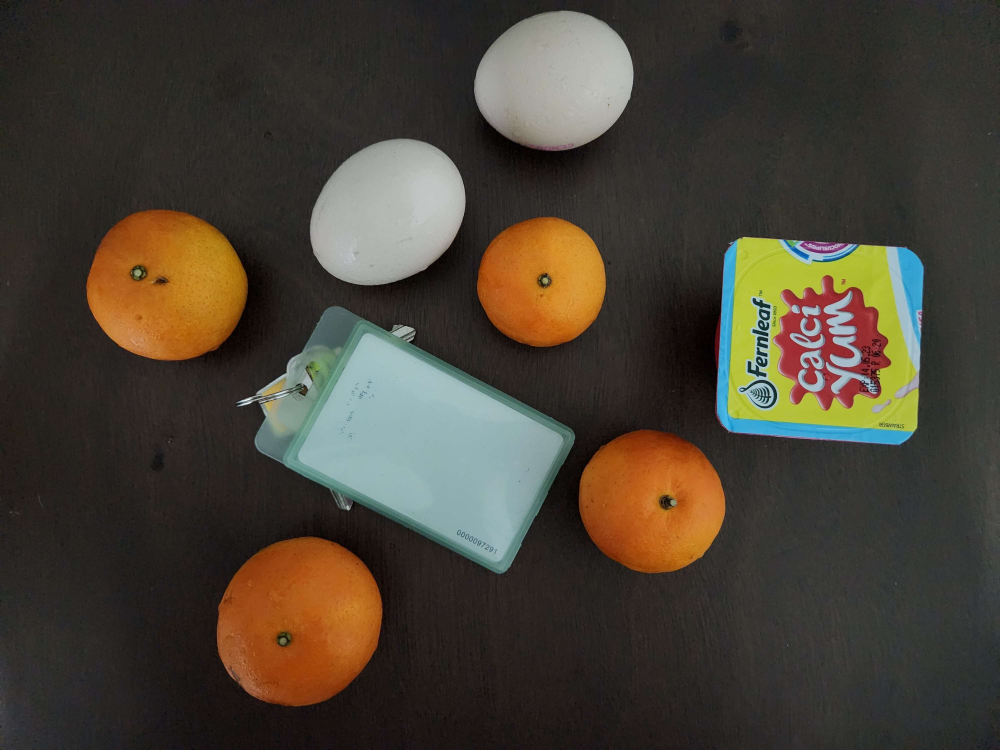
#> input picture image9.jpg, 4000 x 3000 px (shown at 1/4 size)
$ python image9.py
#> lines starting #> are read from the running program, lines starting #| are printed output that depends on the picture; after the words box and inside, x2 and y2 are one past the last pixel; in counts of white or black regions, pixels touching at a corner belong together
import cv2
import numpy as np

# Read the image file
img = cv2.imread("image9.jpg")
#> img is the input picture: shape (3000, 4000, 3); mean B, G, R 53.1, 64.6, 72
# Reduce size of output to 10% with preserve aspect ratio
img_resized = cv2.resize(img, None, fx=0.1, fy=0.1)
# cv2.imshow("Original Image", img)
cv2.imshow("Resized Image", img_resized)

# Convert to grayscale image
grey = cv2.cvtColor(img_resized, cv2.COLOR_BGR2GRAY)
# Convert to binary image
r, bw = cv2.threshold(grey, 70, 255, cv2.THRESH_BINARY)
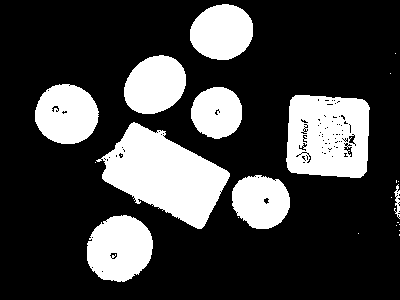
#> bw: shape (300, 400); 25.1% white; 24 white regions (15 under 20 px), largest, box (x1, y1, x2, y2) and area: (96, 122, 230, 229) 7606, (286, 95, 370, 178) 5953, (87, 215, 153, 282) 3396
cv2.imshow("BlackWhite", bw)
# Kernel for morphology
morp_ker = cv2.getStructuringElement(cv2.MORPH_ELLIPSE, (3, 3))
# Close the gaps
mask = cv2.morphologyEx(bw, cv2.MORPH_OPEN, kernel=morp_ker, iterations=2)
#> mask: shape (300, 400); 24.7% white; 10 white regions (2 under 20 px), largest, box (x1, y1, x2, y2) and area: (102, 122, 230, 229) 7516, (286, 95, 370, 178) 5740, (87, 215, 153, 282) 3357
cv2.imshow("Morphology Open", mask)
mask[130:195, 100:200] = 0
#> mask: shape (300, 400); 20.5% white; 11 white regions (2 under 20 px), largest, box (x1, y1, x2, y2) and area: (286, 95, 370, 178) 5740, (87, 215, 153, 282) 3357, (35, 84, 99, 144) 2949
cv2.imshow("Mask", mask)

# Edge detection
edges = cv2.Canny(img_resized, 230, 330)
#> edges: shape (300, 400); 3% white in thin lines or dots, all inside (x1, y1, x2, y2) = (34, 4, 370, 283)
cv2.imshow("Edge_Detection", edges)

################################################ find shape,total and size Start ################################
# create a new copy of resized image to count the total number of object in the image
img_counting = np.copy(img_resized)
# create a new copy of resized image to count the total number of object in different shape
img_shape = np.copy(img_resized)

N, idx, stats, cent = cv2.connectedComponentsWithStats(edges)
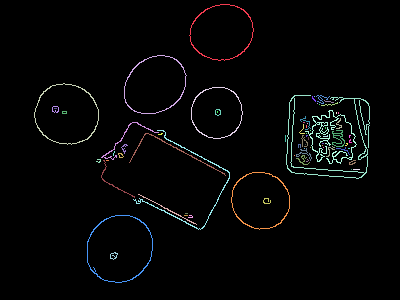
#> idx: shape (300, 400) int32; 74 distinct labels, from 0 to 73; one colour per label, 0 black
#> N = 74; stats = 74 rows, first 6: [0, 0, 400, 300, 116387], [189, 4, 65, 57, 213], [124, 55, 63, 59, 214], [34, 83, 65, 62, 223], [191, 87, 52, 52, 182], [286, 95, 84, 84, 570]; cent = 74 pairs, first value 55 to 356, second value 31.82 to 255.3

# Declare the counter as 0
cnt = 0
i = 0
for s in stats:
    x = s[0]
    y = s[1]
    width = s[2]
    height = s[3]
    if height>20 and width < 300:
        cnt += 1
        cv2.rectangle(img_counting, (x, y), (x + width, y + height), (0, 0, 255), 3)
        w = int(width / 2)
        h = int(height / 2)
        cv2.putText(img_counting, str(i + 1), (x + w, y + h), cv2.FONT_HERSHEY_SIMPLEX, 0.5, (0, 255, 0), 2)
        i = i + 1
#> this loop made 74 passes
#> (s, x, y, width, height, w, h) on passes 2, 3, 4, 5, 6, 19, 24, 30, 33: ([189, 4, 65, 57, 213], 189, 4, 65, 57, 32, 28), ([124, 55, 63, 59, 214], 124, 55, 63, 59, 31, 29), ([34, 83, 65, 62, 223], 34, 83, 65, 62, 32, 31), ([191, 87, 52, 52, 182], 191, 87, 52, 52, 26, 26), ([286, 95, 84, 84, 570], 286, 95, 84, 84, 42, 42), ([305, 110, 52, 54, 428], 305, 110, 52, 54, 26, 27), ([101, 122, 58, 38, 113], 101, 122, 58, 38, 29, 19), ([133, 130, 97, 100, 280], 133, 130, 97, 100, 48, 50), ([129, 133, 97, 43, 143], 129, 133, 97, 43, 48, 21)
#> (x, y, width, height, w, h) on passes 62, 67, 68, 71: (101, 160, 34, 38, 17, 19), (231, 172, 59, 58, 29, 29), (138, 194, 59, 31, 29, 15), (87, 215, 66, 68, 33, 34)
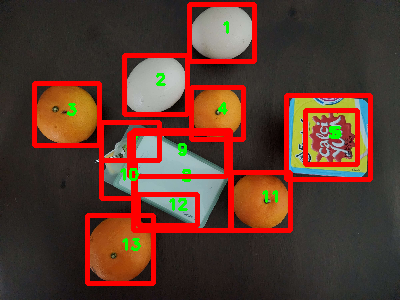
#> img_counting: shape (300, 400, 3); mean B, G, R 45.6, 57.4, 92.6
#> after the loop, cnt = 13; i = 13

# Contouring
cont, hier = cv2.findContours(mask, cv2.CHAIN_APPROX_SIMPLE, cv2.RETR_TREE)
#> cont = 72 contours, 57 with area under 20; largest, box (x1, y1, x2, y2) and area: (286, 95, 370, 178) 6165, (87, 215, 153, 282) 3324, (35, 84, 99, 144) 2930, (124, 55, 186, 114) 2753, (190, 4, 253, 60) 2708
contour = []
max_area = 0
min_area = float('inf')
largest = None
smallest = None

for co in cont:
    #print("Area : ", cv2.contourArea(co), ", --- Perimeter : ", cv2.arcLength(co, True))
    area = cv2.contourArea(co)
    eps = 0.04 * cv2.arcLength(co, True)
    approx_cont = cv2.approxPolyDP(co, eps, True)
    # Get Rid of the area of the hole
    if area > 100:
        contour.append(len(approx_cont))
        cv2.drawContours(img_shape, [approx_cont], -1, (255, 0, 0), 2)
        # find the largest object
        if area > max_area:
            max_area = area
            largest = co
        # find the smallest object
        if area < min_area:
            min_area = area
            smallest = co
#> this loop made 72 passes
#> (area, eps, max_area, min_area) on pass 1: (3324, 8.57, 3324, 3324)
#> (area, eps, approx_cont, max_area) on pass 11: (6165, 13.08, [[295, 95], [288, 169], [360, 177], [367, 103]], 6165)
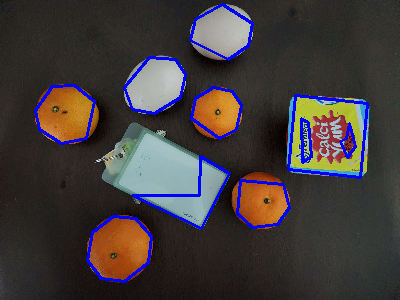
#> img_shape: shape (300, 400, 3); mean B, G, R 60.6, 59.3, 66
#> after the loop, contour = [8, 6, 5, 4, 5, 4, 7, 7, 7, 6]; largest = contour of 41 points, box (x1, y1, x2, y2) (286, 95, 370, 178), area 6165; max_area = 6165; min_area = 218; smallest = contour of 25 points, box (x1, y1, x2, y2) (340, 123, 356, 158), area 218

# create a new copy of resized image to draw the largest and smallest object
img_size = np.copy(img_resized)

# find the center of mass for object
L = cv2.moments(largest)
#> L = moments, m00 6165, centre m10/m00, m01/m00 = (327.8, 136.1)
S = cv2.moments(smallest)
#> S = moments, m00 218, centre m10/m00, m01/m00 = (348.2, 142.2)
cxl = int(L['m10'] / L['m00'])
#> cxl = 327
cyl = int(L['m01'] / L['m00'])
#> cyl = 136
cxs = int(S['m10'] / S['m00'])
#> cxs = 348
cys = int(S['m01'] / S['m00'])
#> cys = 142

# Adding text to largest and smallest object
cv2.putText(img_size, "largest", (cxl, cyl), cv2.FONT_HERSHEY_SIMPLEX, 0.5, (255, 255, 255), 2)
cv2.putText(img_size, "smallest", (cxs, cys), cv2.FONT_HERSHEY_SIMPLEX, 0.5, (255, 255, 255), 2)

# draw the contour for largest object and smallest object
cv2.drawContours(img_size, [largest], -1, (0, 255, 0), 2)
cv2.drawContours(img_size, [smallest], -1, (0, 255, 0), 2)

cylinder = 0
triangle = 0
rectangle = 0
circle = 0
for i in contour:
    if i ==2:
        cylinder +=1
    elif i == 3:
        triangle += 1
    elif i == 4:
        rectangle += 1
    else:
        circle += 1
#> this loop made 10 passes
#> (i, rectangle) on pass 6: (4, 2)
#> i on passes 1, 2, 3, 9, 10: 8, 6, 5, 7, 6
#> after the loop, circle = 8; cylinder = 0; rectangle = 2; triangle = 0

cv2.imshow("Different Shape", img_shape)
cv2.imshow("Check Size", img_size)
cv2.imshow("Detect Object", img_counting)

################################################ find shape,total and size End ################################

################################################ OBJECT COLOR START ################################
# create a new copy of resized image to count the total number of object in different colour.
img_color = np.copy(img_resized)
# Convert to HSV color space
hsv = cv2.cvtColor(img_color, cv2.COLOR_BGR2HSV)
#> hsv: shape (300, 400, 3); mean H, S, V 34.2, 65.8, 76.4

# Define the range of color in HSV
lower_red = np.array([0, 255, 255])
upper_red = np.array([10, 255, 255])

lower_green = np.array([60, 50, 50])
upper_green = np.array([80, 255, 255])

lower_blue = np.array([90, 50, 50])
upper_blue = np.array([130, 255, 255])

lower_brown = np.array([5, 10, 100])
upper_brown = np.array([40, 210, 200])

lower_silver = np.array([0, 0, 180])
upper_silver = np.array([180, 50, 255])

# Threshold the image to get a binary mask of the colour pixels
mask1 = cv2.inRange(hsv, lower_red, upper_red)
#> mask1: shape (300, 400); every value is 0
mask2 = cv2.inRange(hsv, lower_green, upper_green)
#> mask2: shape (300, 400); 0.47% white; 52 white regions (49 under 20 px), largest, box (x1, y1, x2, y2) and area: (116, 133, 142, 176) 249, (217, 168, 230, 199) 94, (143, 127, 166, 141) 75
mask3 = cv2.inRange(hsv, lower_blue, upper_blue)
#> mask3: shape (300, 400); 1.4% white; 107 white regions (100 under 20 px), largest, box (x1, y1, x2, y2) and area: (287, 96, 366, 179) 720, (357, 99, 370, 142) 300, (170, 204, 194, 221) 142
mask4 = cv2.inRange(hsv, lower_brown, upper_brown)
#> mask4: shape (300, 400); 5.4% white; 289 white regions (276 under 20 px), largest, box (x1, y1, x2, y2) and area: (291, 95, 368, 172) 2710, (192, 4, 249, 59) 1597, (87, 242, 111, 281) 355
mask5 = cv2.inRange(hsv, lower_silver, upper_silver)
#> mask5: shape (300, 400); 5.3% white; 91 white regions (79 under 20 px), largest, box (x1, y1, x2, y2) and area: (119, 133, 212, 224) 3744, (132, 62, 185, 107) 1214, (222, 15, 253, 47) 630

# Apply a morphological closing operation to merge the nearby same colour area
kernel = np.ones((21, 21), np.uint8)
mask1 = cv2.morphologyEx(mask1, cv2.MORPH_CLOSE, kernel)
mask2 = cv2.morphologyEx(mask2, cv2.MORPH_CLOSE, kernel)
#> mask2: shape (300, 400); 1.1% white; 26 white regions (20 under 20 px), largest, box (x1, y1, x2, y2) and area: (108, 127, 173, 176) 699, (291, 134, 311, 169) 262, (217, 168, 230, 199) 150, (174, 144, 204, 159) 61, (293, 100, 308, 123) 56, (206, 160, 218, 166) 23
mask3 = cv2.morphologyEx(mask3, cv2.MORPH_CLOSE, kernel)
#> mask3: shape (300, 400); 5.4% white; 12 white regions (8 under 20 px), largest, box (x1, y1, x2, y2) and area: (287, 96, 370, 179) 4859, (103, 123, 152, 192) 1017, (162, 204, 210, 230) 598, (211, 187, 217, 202) 28
mask4 = cv2.morphologyEx(mask4, cv2.MORPH_CLOSE, kernel)
#> mask4: shape (300, 400); 14.7% white; 14 white regions (6 under 20 px), largest, box (x1, y1, x2, y2) and area: (291, 95, 368, 172) 3880, (87, 215, 153, 282) 3426, (35, 84, 99, 144) 2854
mask5 = cv2.morphologyEx(mask5, cv2.MORPH_CLOSE, kernel)
#> mask5: shape (300, 400); 8.9% white; 4 white regions

# Find contours in the mask
contours1, _ = cv2.findContours(mask1, cv2.RETR_EXTERNAL, cv2.CHAIN_APPROX_SIMPLE)
#> contours1 = []
contours2, _ = cv2.findContours(mask2, cv2.RETR_EXTERNAL, cv2.CHAIN_APPROX_SIMPLE)
#> contours2 = 26 contours, 21 with area under 20; largest, box (x1, y1, x2, y2) and area: (108, 127, 173, 176) 602, (291, 134, 311, 169) 210, (217, 168, 230, 199) 116, (174, 144, 204, 159) 26, (293, 100, 308, 123) 20
contours3, _ = cv2.findContours(mask3, cv2.RETR_EXTERNAL, cv2.CHAIN_APPROX_SIMPLE)
#> contours3 = 12 contours, 9 with area under 20; largest, box (x1, y1, x2, y2) and area: (287, 96, 370, 179) 5598, (103, 123, 152, 192) 896, (162, 204, 210, 230) 530
contours4, _ = cv2.findContours(mask4, cv2.RETR_EXTERNAL, cv2.CHAIN_APPROX_SIMPLE)
#> contours4 = 14 contours, 6 with area under 20; largest, box (x1, y1, x2, y2) and area: (291, 95, 368, 172) 4706, (87, 215, 153, 282) 3320, (192, 0, 251, 60) 2797, (35, 84, 99, 144) 2752, (158, 58, 242, 139) 2359, (232, 174, 290, 229) 2238, (104, 151, 114, 172) 84, (124, 83, 129, 104) 67
contours5, _ = cv2.findContours(mask5, cv2.RETR_EXTERNAL, cv2.CHAIN_APPROX_SIMPLE)
#> contours5 = 4 contours; box (x1, y1, x2, y2) and area: (96, 131, 212, 224) 4670, (295, 96, 369, 164) 3584, (132, 62, 185, 108) 1360, (221, 15, 253, 47) 659
# Check color on the image
def checkColor(contour):
    color = 0
    for co in contour:
        area = cv2.contourArea(co)
        if area > 400:
            color += 1
#> this loop made 0 passes
#> after the loop, color = 0
    return color

cv2.imshow("Colour", img_color)
# check object with color Red, green, and blue colour
red = checkColor(contours1)
#> red = 0
green = checkColor(contours2)
#> the loop in checkColor (call 2), `for co in contour:` made 26 passes
#> (area, color) on pass 21: (601.5, 1)
#> area on passes 16, 18, 20, 23: 116.5, 26, 210, 20
#> green = 1
blue = checkColor(contours3)
#> blue = 3
brown = checkColor(contours4)
#> brown = 6
silver = checkColor(contours5)
#> silver = 4

################################################ OBJECT COLOR END ################################

# Display result
print("Number of objects: ", cnt)
#| Number of objects:  13
print("-----------------------------------------------------------")
print("Area of Largest Object: ", cv2.contourArea(largest))
#| Area of Largest Object:  6165.0
print("Area of Smallest Object: ", cv2.contourArea(smallest))
#| Area of Smallest Object:  218.0
print("-----------------------------------------------------------")
print("Number of cylinder: ", cylinder)
#| Number of cylinder:  0
print("Number of triangles: ", triangle)
#| Number of triangles:  0
print("Number of rectangles: ", rectangle)
#| Number of rectangles:  2
print("Number of circles: ", circle)
#| Number of circles:  8
print("-----------------------------------------------------------")
print("Number of red objects:" + str(red))
#| Number of red objects:0
print("Number of green objects:" + str(green))
#| Number of green objects:1
print("Number of blue objects:" + str(blue))
#| Number of blue objects:3
print("Number of brown objects:" + str(brown))
#| Number of brown objects:6
print("Number of silver objects:" + str(silver))
#| Number of silver objects:4
print("Number of other color objects:" + str(cnt-blue-red-green-brown-silver))
#| Number of other color objects:-1
print("-----------------------------------------------------------")

################################################ Extract One By One Start ################################

# Contouring
cont, hier = cv2.findContours(mask, cv2.CHAIN_APPROX_SIMPLE, cv2.RETR_TREE)

result = []

# create a new copy of resized image to extract object one by one
img_obj = np.copy(img_resized)

#draw contour one by one in new img_obj
for co in cont:
    area = cv2.contourArea(co)
    if area > 100:
        black_mask = np.zeros(img_obj.shape[:2], np.uint8)
        cv2.drawContours(black_mask, [co], -1, 255, -1)
        result.append(cv2.bitwise_and(img_obj, img_obj, mask=black_mask))
#> this loop made 72 passes
#> area on passes 1, 4, 7, 8, 9, 10, 11, 44, 53, 66, 68, 71: 3324, 37.5, 2370.5, 28, 2285, 78.5, 6165, 218, 246, 2021, 2930, 2753
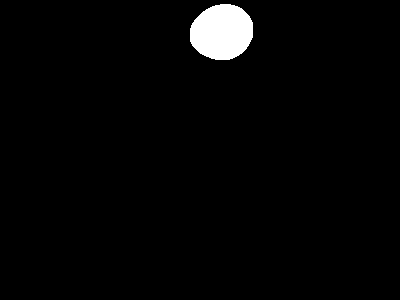
#> black_mask: shape (300, 400); 2.3% white; 1 white region, box (x1, y1, x2, y2) and area: (190, 4, 253, 60) 2792
#> after the loop, result = 10 items

i = 0
while i < len(result):
    # Display each object in array result one by one
    cv2.imshow("object" + str(i + 1), result[i])
    i = i + 1

################################################ One By One End ################################

################################################ Change BackGround Start ################################

# Create a blue background
blue_bgnd = np.zeros_like(img_resized)
blue_bgnd[:, :, 0] = 255  # blue color
# Copy each object in the image to blue background
cv2.copyTo(img_resized, mask, blue_bgnd)

# Import a background image
table_bgnd = cv2.imread("background.jpg")
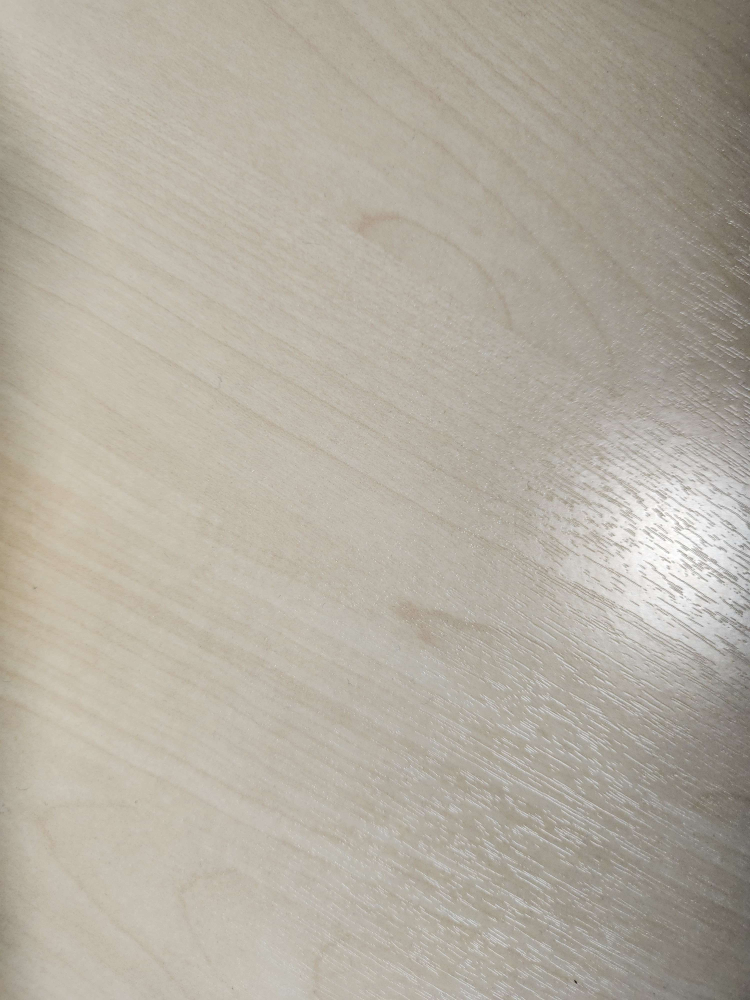
#> input picture background.jpg, 3000 x 4000 px (shown at 1/4 size)
#> table_bgnd is the input picture: shape (4000, 3000, 3); mean B, G, R 161.1, 173.2, 179.7
height, width = img_resized.shape[:2]
#> height = 300; width = 400
table_bgnd = cv2.resize(table_bgnd, (width, height))
#> table_bgnd: shape (300, 400, 3)
# Copy each object in the image to background image
cv2.copyTo(img_resized, mask, table_bgnd)
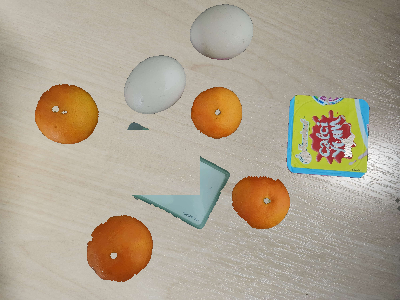
#> table_bgnd: shape (300, 400, 3); mean B, G, R 144.8, 163.6, 174.7

cv2.imshow("Blue Background", blue_bgnd)
cv2.imshow("Table Background", table_bgnd)

################################################ Change BackGround End ################################

cv2.waitKey(0)
